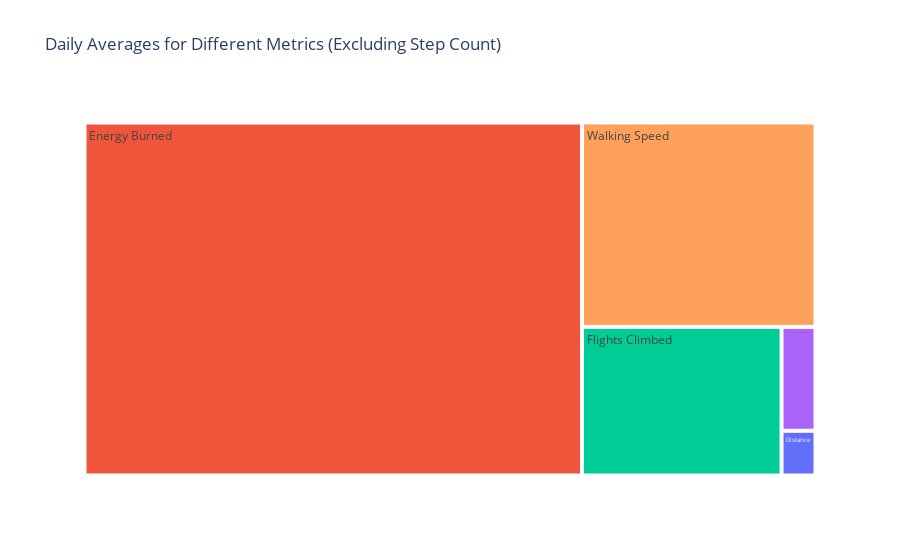

Notebook cell for this chart:
### Code cell
# Select metrics excluding Step Count
metrics_to_visualize = ["Distance", "Energy Burned", "Flights Climbed", 
                        "Walking Double Support Percentage", "Walking Speed"]

# Reshape data for treemap
daily_avg_metrics_melted = daily_avg_metrics_pivot.melt(id_vars=["Date"], value_vars=metrics_to_visualize)

fig = px.treemap(daily_avg_metrics_melted,
                 path=["variable"],
                 values="value",
                 color="variable",
                 hover_data=["value"],
                 title="Daily Averages for Different Metrics (Excluding Step Count)")
fig.show()

### Figure 1 — Plotly figure (JSON) as saved in the notebook; plotly's stock layout.template omitted (floating-point values rounded to 4 significant figures)
{"data": [{"branchvalues": "total", "customdata": [[1.536, "Distance"], [177.4, "Energy Burned"], [29.95, "Flights Climbed"], [3.566, "Walking Double Support Percentage"], [48.2, "Walking Speed"]], "domain": {"x": [0, 1], "y": [0, 1]}, "hovertemplate": "labels=%{label}<br>value=%{customdata[0]}<br>parent=%{parent}<br>id=%{id}<br>variable=%{customdata[1]}<extra></extra>", "ids": ["Distance", "Energy Burned", "Flights Climbed", "Walking Double Support Percentage", "Walking Speed"], "labels": ["Distance", "Energy Burned", "Flights Climbed", "Walking Double Support Percentage", "Walking Speed"], "marker": {"colors": ["#636efa", "#EF553B", "#00cc96", "#ab63fa", "#FFA15A"]}, "name": "", "parents": ["", "", "", "", ""], "type": "treemap", "values": [1.536, 177.4, 29.95, 3.566, 48.2]}], "layout": {"legend": {"tracegroupgap": 0}, "title": {"text": "Daily Averages for Different Metrics (Excluding Step Count)"}}}
